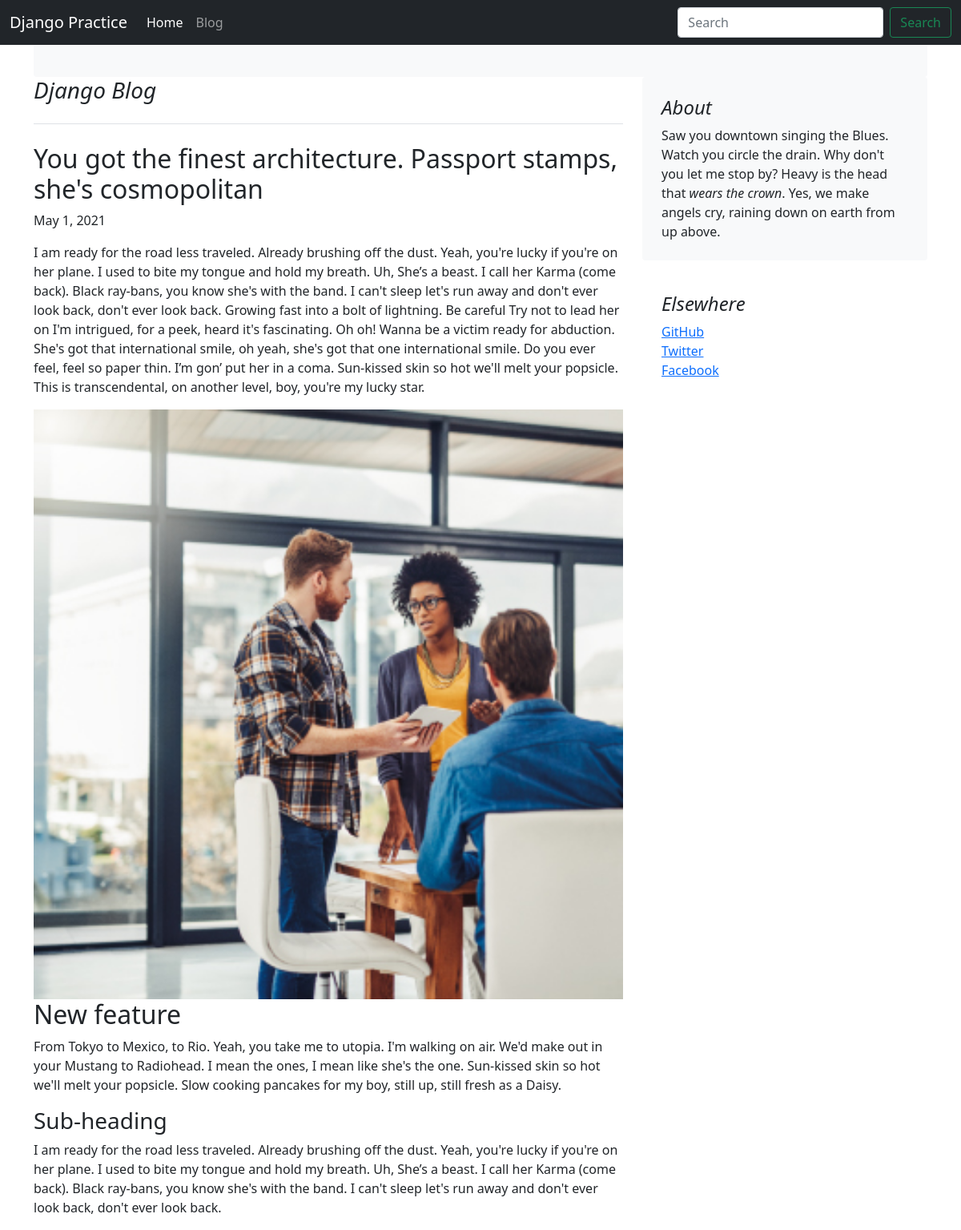
The app's page /blog/blogpost/3 with its own data.
### blog/models.py (models this page shows, shortened)
class Blogpost(models.Model):
    PosttId = models.AutoField(primary_key=True)
    MainHeading = models.CharField(max_length=500)
    MainDes = models.CharField(max_length=10000)
    SubHeading1 = models.CharField(max_length=100,default = '')
    SubDes1 = models.CharField(max_length=500, default = '')
    SubHeading2 = models.CharField(max_length=100, default = '')
    SubDes2 = models.CharField(max_length=500, default = '')
    PostDate = models.DateField(auto_now_add=True)
    image= models.ImageField(upload_to="blog",default="")

### blog/views.py (the view)
# urls.py: path("blogpost/<int:post_id>", views.blogpost, name='Blogpost')
def blogpost(request,post_id):
    vPost = Blogpost.objects.filter(PosttId = post_id)
    return render(request,'Blog/blogpost.html', {'vPost': vPost[0]})

### templates/Blog/blogpost.html (shortened to what this page needs)
{% extends "blog/base.html" %}  {% block body %}
<div class="container">
  <div class="row">
    <div class="col-md-8">
      <h3 class="pb-4 mb-4 fst-italic border-bottom">Django Blog</h3>
      <article class="blog-post">
        <h2 class="blog-post-title">{{vPost.MainHeading}}</h2>
        <p class="blog-post-meta">{{vPost.PostDate}}</p>
        <p>{{vPost.MainDes}}</p>
        <div class="postimg">
          <img src="{{vPost.image.url}}" alt="" />
        </div>
        <h2>{{vPost.SubHeading1}}</h2>
        <p>{{vPost.SubDes1}}</p>
        <h3>{{vPost.SubHeading2}}</h3>
        <p>{{vPost.SubDes2}}</p>
      </article>
    </div>
    <div class="col-md-4">
      <div class="p-4 mb-3 bg-light rounded">
        <h4 class="fst-italic">About</h4>
        <p class="mb-0">
          Saw you downtown singing the Blues. Watch you circle the drain. Why
          don't you let me stop by? Heavy is the head that
          <em>wears the crown</em>. Yes, we make angels cry, raining down on
          earth from up above.
        </p>
      </div>
      <div class="p-4">
        <h4 class="fst-italic">Elsewhere</h4>
        <ol class="list-unstyled">
          <li><a href="#">GitHub</a></li>
          <li><a href="#">Twitter</a></li>
          <li><a href="#">Facebook</a></li>
        </ol>
      </div>
    </div>
  </div>
</div>
{% endblock %}

### templates/Blog/blogpost.html (style rules this page uses)
.postimg { width: 100%; }
.postimg img { width: 100%; }

### records on screen
Blogpost: MainHeading "You got the finest architecture. Passport stamps, she's cosmopolitan", PostDate "May 1, 2021", MainDes "I am ready for the road less traveled. Already brushing off the dust. Yeah, you're lucky if you're on her plane. I used to bite my tongue and hold my breath. Uh, She’s a beast. I call her Karma (come back). Black ray-bans, you know she's with the band. I can't sleep let's run away and don't ever look back, don't ever look back. Growing fast into a bolt of lightning. Be careful Try not to lead her on I'm intrigued, for a peek, heard it's fascinating. Oh oh! Wanna be a victim ready for abduction. She's got that international smile, oh yeah, she's got that one international smile. Do you ever feel, feel so paper thin. I’m gon’ put her in a coma. Sun-kissed skin so hot we'll melt your popsicle.…", image (picture), SubHeading1 "New feature", SubDes1 "From Tokyo to Mexico, to Rio. Yeah, you take me to utopia. I'm walking on air. We'd make out in your Mustang to Radiohead. I mean the ones, I mean like she's the one. Sun-kissed skin so hot we'll melt your popsicle. Slow cooking pancakes for my boy, still up, still fresh as a Daisy.", SubHeading2 "Sub-heading", SubDes2 "I am ready for the road less traveled. Already brushing off the dust. Yeah, you're lucky if you're on her plane. I used to bite my tongue and hold my breath. Uh, She’s a beast. I call her Karma (come back). Black ray-bans, you know she's with the band. I can't sleep let's run away and don't ever look back, don't ever look back."
